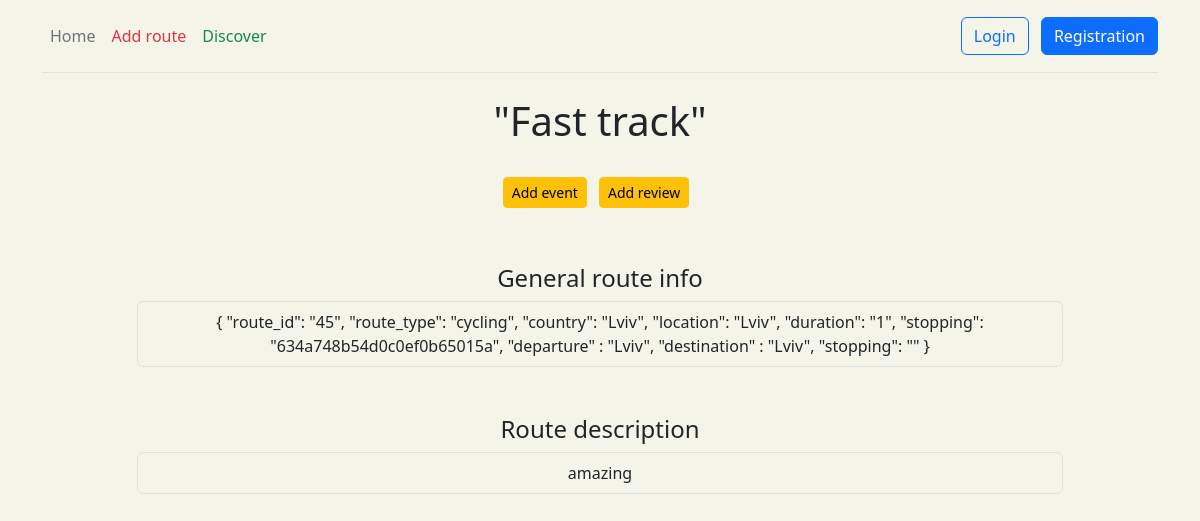
Before: /route/45 with the older database file.
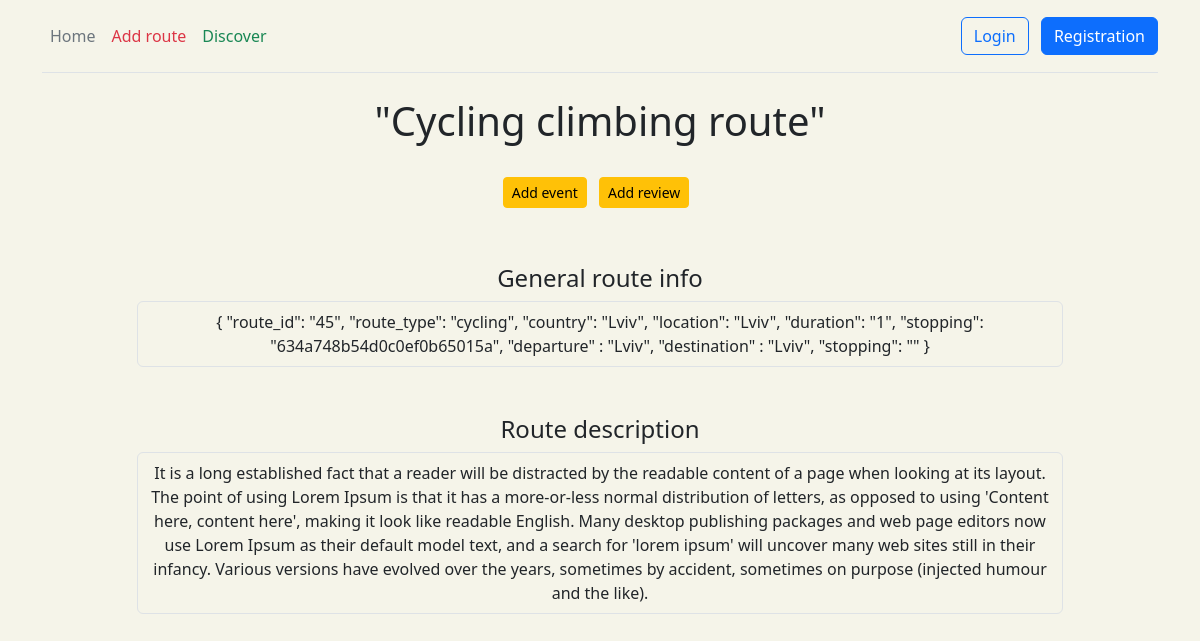
After: the same page with the newer database file.
### route/models.py (models this page shows, shortened)
class Route(models.Model):
    class RouteType(models.TextChoices):
        bicycle_route = 'cycling', gettext_lazy('cycling')
        hiking_route = 'hiking', gettext_lazy('hiking')
    route_name = models.CharField(max_length=255, null=True)
    route_type = models.CharField(max_length=50, choices=RouteType.choices, default=RouteType.hiking_route)
    departure = models.IntegerField()
    stopping = models.CharField(max_length=50, null=True)
    destination = models.IntegerField()
    country = models.CharField(max_length=50)
    location = models.CharField(max_length=50)
    description = models.TextField()
    duration = models.IntegerField()
    class Meta:
        verbose_name = 'Route'
        verbose_name_plural = 'Routes'

### route/views.py (the view)
# urls.py: path('<int:route_id>', views.route_info, name='route_info'),
def route_info(request, route_id):
    cursor = connection.cursor()
    raw_query_route = f"""SELECT route_route.route_name,
                            route_route.route_type,
                            route_route.country,
                            route_route.location,
                            route_route.description,
                            route_route.duration,
                            start.name                     AS departure,
                            route_route.stopping,
                            finish.name                    AS destination
                            FROM route_route
                                     JOIN route_place AS start
                                          ON start.id = route_route.departure
                                     JOIN route_place AS finish
                                          ON finish.id = route_route.destination
                            WHERE route_route.id = '{route_id}';"""
    events = models.Event.objects.filter(route_id=route_id, start_date__gte=datetime.date.today()).all()
    reviews = models.Review.objects.filter(route_id_id=route_id).all()
    cursor.execute(raw_query_route)
    row = cursor.fetchall()
    result = [{'route_name': itm[0], 'route_type': itm[1], 'country': itm[2], 'location': itm[3],
               'description': itm[4], 'duration': itm[5], 'departure': itm[6], 'stopping': itm[7],
               'destination': itm[8], 'route_id': route_id} for itm in row]
    if result:
        with MongoDBConnection('admin', 'admin', '127.0.0.1') as db:
            collection = db['stopping']
            stopping = collection.find_one({'_id': ObjectId(result[0]['stopping'])})
    else:
        stopping = None
    return render(request, 'route/route_info.html',
                  {'result': result, 'stopping': stopping, 'event': events, 'review': reviews})

### utils/mongo_utils.py (called while the page is built)
    def __enter__(self):
        CONNECTION_STRING = f"mongodb://{self.username}:{self.password}@{self.hostname}:{self.port}"
        self.client = MongoClient(CONNECTION_STRING)
        self.db = self.client['test']
        return self.db

    def __exit__(self, exc_type, exc_val, exc_tb):
        self.client.close()

### templates/route/route_info.html (shortened to what this page needs)
{% extends 'main/layout.html' %}
{% block content %}
    <div class="container text-center">
        <div class="row">
            {% if result %}
                {% for itm in result %}
                    <div class="text-center col-md-10 mx-auto">
                        <h1 class="mb-4">"{{ itm.route_name }}"</h1>
                        <div class="mb-5 p-2">
                            <a href="{% url 'route:add_event' itm.route_id %}"
                               class="btn btn-sm btn-warning flex-shrink-0 me-2">Add event</a>
                            <a href="{% url 'route:add_review' itm.route_id %}"
                               class="btn btn-sm btn-warning flex-shrink-0 me-2">Add review</a>
                        </div>
                        <h4>General route info</h4>
                        <div class="mb-5 p-2 border rounded">
                            {
                            "route_id": "{{ itm.route_id }}",
                            "route_type": "{{ itm.route_type }}",
                            "country": "{{ itm.country }}",
                            "location": "{{ itm.location }}",
                            "duration": "{{ itm.duration }}",
                            "stopping": "{{ itm.stopping }}",
                            "departure" : "{{ itm.departure }}",
                            "destination" : "{{ itm.destination }}",
                            "stopping": "{{ stopping }}"
                            }
                        </div>
                        <h4>Route description</h4>
                        <div class="mb-5 p-2 border rounded">
                            {{ itm.description }}
                        </div>
                    </div>
                {% endfor %}
            {% else %}
                <h3 class="text-center">Does not exist (route_info templ)</h3>
            {% endif %}
        </div>
    </div>
{% endblock %}

Changed rows visible on the page:
changed Route "cycling": route_name "Fast track" → "Cycling climbing route"; description "amazing" → "It is a long established fact that a reader will be distracted by the readable content of a page when looking at its layout. The point of using Lorem Ipsum is that it has a more-or-less normal distribution of letters, as opposed to using 'Content here, content here', making it look like readable English. Many desktop publishing packages and web page editors now use Lorem Ipsum as their default model text, and a search for 'lorem ipsum' will uncover many web sites still in their infancy. Various versions have evolved over the years, sometimes by accident, sometimes on purpose (injected humour and the like)."
